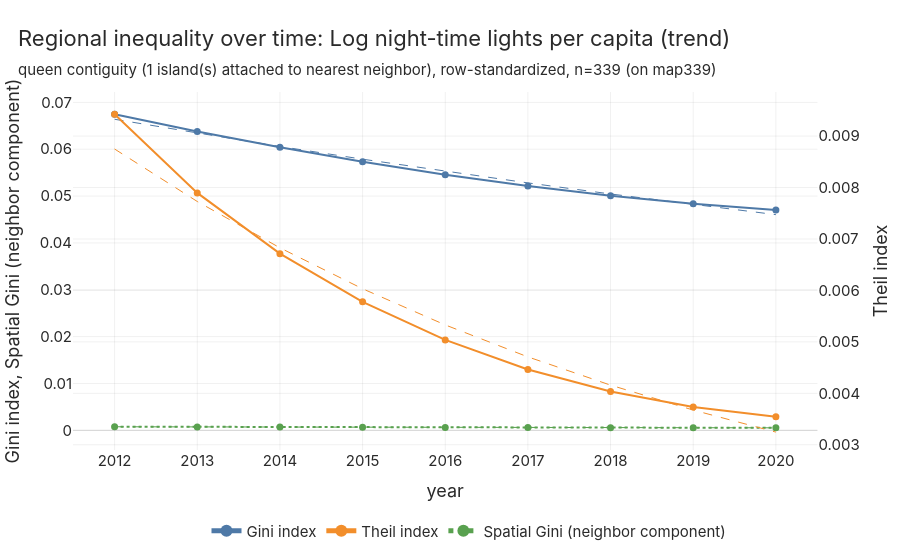

This figure's notebook cell:
### Markdown cell above
For lights the panel has nine years, so `geo.inequality()` also fits a trend to each measure. The Lorenz curve is left out: it describes shares of a total, and a sum of logarithms is not a total of anything.

### Code cell
ineq_ntl = geo.inequality(ntl, NTL, spatial=True, permutations=999, lorenz=False)
ineq_ntl

### Figure 1 — Plotly figure (JSON) as saved in the notebook; plotly's stock layout.template omitted (floating-point values rounded to 4 significant figures)
{"data": [{"hovertemplate": "year = %{x}<br>Gini index = %{y:.4g}<extra></extra>", "line": {"color": "#4E79A7", "width": 2}, "marker": {"color": "#4E79A7", "size": 7}, "mode": "lines+markers", "name": "Gini index", "type": "scatter", "x": [2012, 2013, 2014, 2015, 2016, 2017, 2018, 2019, 2020], "xaxis": "x", "y": [0.06746, 0.06379, 0.06041, 0.05732, 0.05456, 0.05214, 0.05007, 0.04835, 0.04701], "yaxis": "y"}, {"hoverinfo": "skip", "line": {"color": "#4E79A7", "dash": "dash", "width": 1}, "mode": "lines", "name": "Gini index trend", "showlegend": false, "type": "scatter", "x": [2012, 2013, 2014, 2015, 2016, 2017, 2018, 2019, 2020], "xaxis": "x", "y": [0.06639, 0.06342, 0.06059, 0.05788, 0.05529, 0.05281, 0.05045, 0.04819, 0.04604], "yaxis": "y"}, {"hovertemplate": "year = %{x}<br>Theil index = %{y:.4g}<extra></extra>", "line": {"color": "#F28E2B", "width": 2}, "marker": {"color": "#F28E2B", "size": 7}, "mode": "lines+markers", "name": "Theil index", "type": "scatter", "x": [2012, 2013, 2014, 2015, 2016, 2017, 2018, 2019, 2020], "xaxis": "x", "y": [0.009424, 0.007895, 0.006715, 0.005779, 0.005038, 0.004464, 0.004035, 0.003733, 0.003544], "yaxis": "y2"}, {"hoverinfo": "skip", "line": {"color": "#F28E2B", "dash": "dash", "width": 1}, "mode": "lines", "name": "Theil index trend", "showlegend": false, "type": "scatter", "x": [2012, 2013, 2014, 2015, 2016, 2017, 2018, 2019, 2020], "xaxis": "x", "y": [0.008749, 0.007729, 0.006828, 0.006032, 0.005329, 0.004708, 0.004159, 0.003674, 0.003246], "yaxis": "y2"}, {"hovertemplate": "year = %{x}<br>Spatial Gini (neighbor component) = %{y:.4g}<extra></extra>", "line": {"color": "#59A14F", "dash": "dot", "width": 2}, "marker": {"color": "#59A14F", "size": 7}, "mode": "lines+markers", "name": "Spatial Gini (neighbor component)", "type": "scatter", "x": [2012, 2013, 2014, 2015, 2016, 2017, 2018, 2019, 2020], "xaxis": "x", "y": [0.0007852, 0.000737, 0.0006941, 0.0006562, 0.0006224, 0.0005954, 0.0005748, 0.00056, 0.0005563], "yaxis": "y"}, {"hoverinfo": "skip", "line": {"color": "#59A14F", "dash": "dash", "width": 1}, "mode": "lines", "name": "Spatial Gini (neighbor component) trend", "showlegend": false, "type": "scatter", "x": [2012, 2013, 2014, 2015, 2016, 2017, 2018, 2019, 2020], "xaxis": "x", "y": [0.0007626, 0.0007293, 0.0006974, 0.000667, 0.0006379, 0.0006101, 0.0005834, 0.000558, 0.0005336], "yaxis": "y"}], "layout": {"legend": {"orientation": "h", "x": 0.5, "xanchor": "center", "y": -0.18, "yanchor": "top"}, "margin": {"b": 104, "t": 92}, "title": {"subtitle": {"text": "queen contiguity (1 island(s) attached to nearest neighbor), row-standardized, n=339 (on map339)"}, "text": "Regional inequality over time: Log night-time lights per capita (trend)"}, "xaxis": {"anchor": "y", "domain": [0.0, 0.94], "title": {"text": "year"}}, "yaxis": {"anchor": "x", "domain": [0.0, 1.0], "title": {"text": "Gini index, Spatial Gini (neighbor component)"}}, "yaxis2": {"anchor": "x", "overlaying": "y", "side": "right", "title": {"text": "Theil index"}}}}
